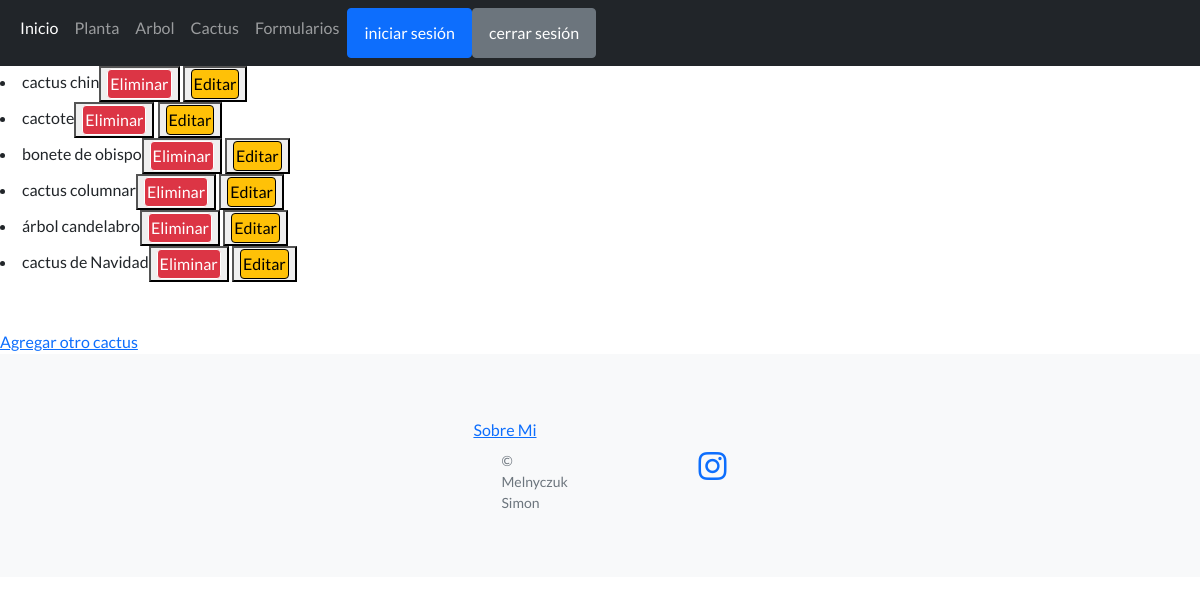
The page /leerCactus (signed in) on the database its author committed.
### CoderApp/models.py (models this page shows, shortened)
class Cactus(models.Model):
    nombre = models.CharField(max_length=30)
    nombreCientifico = models.CharField(max_length=40)
    diasSinAgua = models.IntegerField()

### CoderApp/views.py (the view)
# urls.py: path('leerCactus',views.leerCactus, name='leerCactus'),
@login_required
def leerCactus(request):
     if request.user.is_staff:
      cactus = Cactus.objects.all()
      contexto= {'cactus':cactus}
      return render(request,'leerCactus.html',contexto)
     else:
          return render(request,'needAdmin.html')

### CoderApp/Templates/leerCactus.html (shortened to what this page needs)
{% extends "padre.html" %}
{% load static %}
{% block contenidoQueCambia %}
    {% for c in cactus %}
    <li>{{c.nombre}}<button>
        <a class="btn btn-danger" style="border: solid 1px;padding:2px;" href="{% url 'eliminarCactus' c.nombre %}">Eliminar</a></button>
        <button><a class="btn btn-warning" style="border: solid 1px;padding:2px" href="{% url 'editarCactus' c.nombre %}">Editar</a>
    </button></li>
    {% endfor %}
    <br>
    <br>
    <a href="{% url 'formularios' %}">Agregar otro cactus</a>
{% endblock %}

### rows shown on the page
Cactus: nombre "cactus chin"
Cactus: nombre "cactote"
Cactus: nombre "bonete de obispo"
Cactus: nombre "cactus columnar"
Cactus: nombre "árbol candelabro"
Cactus: nombre "cactus de Navidad"
